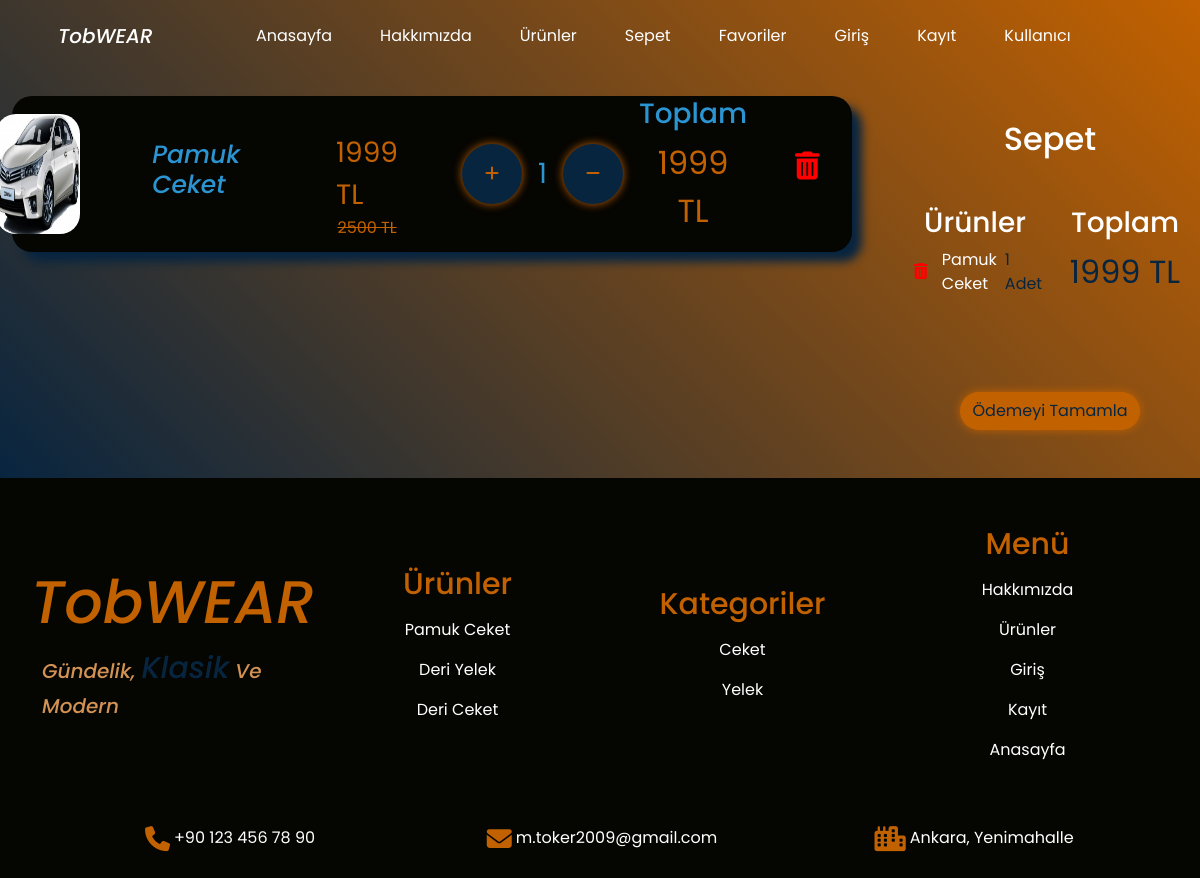
The page /shoppingcard/ (signed in) on the database its author committed.
### shop/models.py (models this page shows, shortened)
class OrderItem(models.Model):
    product = models.ForeignKey(Product,null=False,blank=False,on_delete=models.CASCADE,verbose_name="Ürün")
    color = models.ForeignKey(ProductColor,null=False,blank=False,on_delete=models.CASCADE,verbose_name="Ürün Rengi")
    size = models.ForeignKey(ProductSize,null=False,blank=False,on_delete=models.CASCADE,verbose_name="Ürün Bedeni")
    amount = models.IntegerField(null=False,blank=False,verbose_name="Ürün Adeti")
    date = models.DateTimeField(auto_now_add=True,null=False,blank=False,verbose_name="Ürün Eklenme Tarihi")
    def totalprice(self):
        if self.product.discounted:
            total = self.product.discounted * self.amount
        else:
            total = self.product.price * self.amount
        return total

class Product(models.Model):
    name = models.CharField(max_length=100,null=False,blank=False,verbose_name="Ürün İsmi")
    price = models.IntegerField(null=False,blank=False,verbose_name="Fiyat")
    discounted = models.IntegerField(null=False,blank=False,verbose_name="İndirimli Fiyat")
    features = models.ManyToManyField(ProductFeatures,null=True,blank=True,verbose_name="Ürün Özellikleri")
    colors = models.ManyToManyField(ProductColor,null=True,blank=True,verbose_name="Ürün Renkleri")
    sizes = models.ManyToManyField(ProductSize,null=False,blank=False,verbose_name="Ürün Bedenleri")
    images = models.ManyToManyField(ProductImage,null=False,blank=False,verbose_name="Resimler")
    description = models.TextField(null=True,blank=True)
    category = models.ForeignKey(ProductCategory,null=False,blank=False,verbose_name="Kategori",on_delete=models.CASCADE)
    slug = models.SlugField(null=False,blank=True,unique=True,db_index=True,verbose_name="URL")

class ProductImage(models.Model):
    images = models.ImageField(upload_to='images/')

class ShoppingCard(models.Model):
    orders = models.ManyToManyField(OrderItem,null=False,blank=False,verbose_name="Ürünler")
    customer = models.ForeignKey(settings.AUTH_USER_MODEL,null=False,blank=False,verbose_name="Müşteri",on_delete=models.CASCADE)
    date = models.DateTimeField(auto_now_add=True,null=False,blank=False,verbose_name="Sepet Oluşturulma Tarihi")
    ordered = models.BooleanField(default=False,null=False,blank=False,verbose_name="Sipariş Edilme Durumu")
    def totalpricecard(self):
        return sum(order.totalprice() for order in self.orders.all())

class ProductCategory(models.Model):
    name = models.CharField(max_length=100,null=False,blank=False,verbose_name="Kategori İsmi")

### shop/views.py (the view, shortened to what this page needs)
# urls.py: path('shoppingcard/',views.shoppingcart,name="shoppingcard"),
def shoppingcart(request):
    if not request.user.is_authenticated:
        print("Bu İşlemi Gerçekleştirebilmek İçin Önce Oturum Açmalısınız")
        return HttpResponse(status=401)
    footerproducts = Product.objects.filter()[:5]
    footercategorys = ProductCategory.objects.filter()[:5]
    if ShoppingCard.objects.filter(customer=request.user,ordered=False):
        shoppingcard = ShoppingCard.objects.get(customer=request.user,ordered=False)
        context = {
            "shoppingcard": shoppingcard,
            "footerproducts": footerproducts,
            "footercategorys": footercategorys
        }
    else:
        context = {
            "shoppingcard": None,
            "footerproducts": footerproducts,
            "footercategorys": footercategorys
        }
    return render(request,"shoppingcart.html",context)

### templates/shoppingcart.html (shortened to what this page needs)
<!DOCTYPE html>
<html lang="en">
{% load static %}
<head>
    <link rel="stylesheet" href="{% static 'css/bootstrap.min.css' %}">
    <link rel="stylesheet" href="{% static 'css/style.css' %}">
    <link rel="stylesheet" href="https://cdnjs.cloudflare.com/ajax/libs/font-awesome/6.4.0/css/all.min.css">
</head>
<body>
    <div class="container-fluid" id="shoppingcard-container">
        <nav class="navbar navbar-expand-lg py-3">
            <div class="container justify-content-center">
                <a class="navbar-brand text-white mx-3 navbar-title" href="/">TobWEAR</a>
                <div class="collapse navbar-collapse justify-content-center" id="navbarNav">
                    <ul class="navbar-nav">
                        <li class="nav-item mx-3">
                            <a class="nav-link text-white navbar-text" href="/">Anasayfa</a>
                        </li>
                        <li class="nav-item mx-3">
                            <a class="nav-link text-white navbar-text" href="{% url 'about' %}">Hakkımızda</a>
                        </li>
                        <li class="nav-item mx-3">
                            <a class="nav-link text-white navbar-text" href="{% url 'products' %}">Ürünler</a>
                        </li>
                        <li class="nav-item mx-3">
                            <a class="nav-link text-white navbar-text" href="{% url 'shoppingcard' %}">Sepet</a>
                        </li>
                        <li class="nav-item mx-3">
                            <a class="nav-link text-white navbar-text" href="{% url 'favorites' %}">Favoriler</a>
                        </li>
                        <li class="nav-item mx-3">
                            <a class="nav-link text-white navbar-text" href="{% url 'login' %}">Giriş</a>
                        </li>
                        <li class="nav-item mx-3">
                            <a class="nav-link text-white navbar-text" href="{% url 'register' %}">Kayıt</a>
                        </li>
                        <li class="nav-item mx-3">
                            <a class="nav-link text-white navbar-text" href="{% url 'updateuser' %}">Kullanıcı</a>
                        </li>
                    </ul>
                </div>
            </div>
        </nav>
        {% if shoppingcard.orders.all %}
        <div class="row" id="shoppingcard-row">
            <div class="col-md-9 d-flex flex-column justify-content-start pe-md-5" id="product-info">
            {% for order in shoppingcard.orders.all %}
                <div class="card d-flex flex-md-row justify-content-center align-items-center my-4 mx-auto text-white product-info-card" data-order-id="{{ order.id }}">
                    <img src="{{ order.product.images.first.images.url }}" class="product-info-image me-md-4">
                    <h2 class="px-5 pt-4 pt-md-0 product-info-h2" style="color: #2b94d1; font-family: 'Poppins', sans-serif; font-weight: 500; font-style: italic;">{{ order.product.name }}</h2>
                    <div class="d-flex flex-column px-5">
                        <p class="product-info-paragraph fs-3 pt-4 mb-0" style="color: #c26100;">{{ order.product.discounted }} TL</p>
                        <span class="product-info-span text-center" style="color: #c26100;">{{ order.product.price }} TL</span>
                    </div>
                    <div class="d-flex justify-content-center align-items-center my-4">
                        <button class="orderplus-button mx-3 p-3"><i class="fa-solid fa-plus" style="color: #c26100;"></i></button>
                        <p class="product-info-paragraph fs-3 mt-3" style="color: #2b94d1;" id="orderproduct-quantity">{{ order.amount }}</p>
                        <button class="orderminus-button mx-3 p-3"><i class="fa-solid fa-minus" style="color: #c26100;"></i></button>
                    </div>
                    <div class="d-flex flex-column mx-auto">
                        <h3 class="product-info-totaltitle text-center" style="color: #2b94d1;">Toplam</h3>
                        <p class="product-info-paragraph fs-2 text-center" style="color: #c26100;">{{ order.totalprice }} TL</p>
                    </div>
                    <button class="product-info-trash px-5" name="orderdelete" value="{{ order.id }}"><i class="fa-solid fa-trash-can fs-3 mb-3" style="color: red;"></i></button>
                </div>
            {% endfor %}
            </div>
            <div class="col-md-3" id="payment-info">
                <h2 class="text-center text-white my-5">Sepet</h2>
                <div class="row d-flex">
                    <div class="col-md-6">
                        <h3 class="text-center text-white">Ürünler</h3>
                        <ul class="text-white mb-5" style="list-style: none; padding: 0; margin: 0;">
                        {% for order in shoppingcard.orders.all %}
                            <li class="d-flex align-items-center justify-content-center">
                                <button class="basket-info-delete" name="orderdelete" value="{{ order.id }}"><i class="fa-solid fa-trash-can fs-6 pe-2" style="color: red;"></i></button>
                                {{ order.product.name }}<span class="ps-2 product-payment-span">{{ order.amount }} Adet</span></li>
                        {% endfor %}
                        </ul>
                    </div>
                    <div class="col-md-6">
                        <h3 class="text-center text-white">Toplam</h3>
                        <p class="text-center fs-2 product-payment-paragraph">{{ shoppingcard.totalpricecard }} TL</p>
                    </div>
                </div>
                <div class="payment-button d-flex justify-content-center my-5">
                    <form action="{% url 'payment' %}" method="post">
                        <button class="btn" id="product-payment-button" name="payment">Ödemeyi Tamamla</button>
                    </form>
                </div>
            </div>
        </div>
        {% endif %}
    </div>
    <footer>
        <div class="container py-5" id="footer-container">
            <div class="row">
                <div class="col-md-3 d-flex flex-column justify-content-center align-items-center">
                    <h1 class="text-center footer-brand-title">TobWEAR</h1>
                    <p id="footer-brand-paragraph">Gündelik, <span id="footer-brand-span">Klasik</span> Ve Modern</p>
                </div>
                <div class="col-md-3 d-flex flex-column justify-content-center align-items-center">
                    <h2 class="text-center pb-2" id="footer-products-title">Ürünler</h2>
                    {% for product in footerproducts %}
                    <a href="{% url 'productdetail' product.slug %}" class="footer-products-a"><p class="footer-products text-white">{{ product.name }}</p></a>
                    {% endfor %}
                </div>
                <div class="col-md-3 d-flex flex-column justify-content-center align-items-center">
                    <h2 class="text-center pb-2" id="footer-products-title">Kategoriler</h2>
                    {% for category in footercategorys %}
                    <a href="{% url 'categorydetail' category.name %}" class="footer-products-a"><p class="footer-products text-white">{{ category.name }}</p></a>
                    {% endfor %}
                </div>
                <div class="col-md-3 d-flex flex-column justify-content-center align-items-center">
                    <h2 class="text-center pb-2" id="footer-products-title">Menü</h2>
                    <a href="{% url 'about' %}" class="footer-products-a"><p class="footer-products text-white">Hakkımızda</p></a>
                    <a href="{% url 'products' %}" class="footer-products-a"><p class="footer-products text-white">Ürünler</p></a>
                    <a href="{% url 'login' %}" class="footer-products-a"><p class="footer-products text-white">Giriş</p></a>
                    <a href="{% url 'register' %}" class="footer-products-a"><p class="footer-products text-white">Kayıt</p></a>
                    <a href="{% url 'index' %}" class="footer-products-a"><p class="footer-products text-white">Anasayfa</p></a>
                </div>
            </div>
            <div class="row mt-5">
                <div class="footer-contact d-flex flex-column flex-md-row justify-content-center align-items-center">
                    <div class="col-md-4 pb-3">
                        <span class="text-white d-flex justify-content-center"><i
                                class="fa-solid fa-phone contact-icon px-1"></i> +90 123 456 78 90 </span>
                    </div>
                    <div class="col-md-4 pb-3">
                        <span class="text-white d-flex justify-content-center"><i
                                class="fa-solid fa-envelope contact-icon px-1"></i> m.toker2009@gmail.com</span>
                    </div>
                    <div class="col-md-4 pb-3">
                        <span class="text-white d-flex justify-content-center"><i
                                class="fa-solid fa-city contact-icon px-1"></i> Ankara, Yenimahalle</span>
                    </div>
                </div>
            </div>
        </div>
    </footer>
</body>
</html>

### static/css/style.css (style rules this page uses)
:root { --custom-black : #12161b; --custom-blue : #124460; --custom-dark-blue : #082540; --custom-dark-green : #3b4704; --custom-brown : #3d0d04; --custom-orange : #c26100; --custom-orange-sup : #d29254; }
body { font-family: 'Poppins', 'Outfit', 'Ubuntu', sans-serif; background-color: #050502; }
.contact-icon { color: #c26100; font-size: 25px; }
#footer-brand-paragraph { font-size: 20px; font-family: 'Poppins', sans-serif; font-weight: 500; font-style: italic; color: var(--custom-orange-sup); }
#footer-brand-span { font-size: 30px; font-family: 'Poppins', sans-serif; font-weight: 500; font-style: italic; color: var(--custom-dark-blue); }
.footer-brand-title { font-size: 60px; font-family: 'Poppins', sans-serif; font-weight: 500; font-style: italic; color: var(--custom-orange); }
#footer-products-title { color: var(--custom-orange); font-size: 30px; }
.footer-products { transition: all 0.3s ease; }
.footer-products::after { content: ""; position: absolute; bottom: -3px; right: 0; width: 0; height: 2px; background-color: #fff; transition: width 0.4s ease; }
.footer-products-a { text-decoration: none; }
.navbar-title { font-family: 'Poppins', sans-serif; font-weight: 500; font-style: italic; transition: all 0.3s ease; }
.navbar-title::after { content: ""; position: absolute; bottom: -1px; right: 0; width: 0; height: 2px; background-color: var(--custom-orange); transition: width 0.4s ease; }
.navbar-text { transition: all 0.3s ease; }
.navbar-text::after { content: ""; position: absolute; bottom: -1px; right: 0; width: 0; height: 2px; background-color: var(--custom-orange); transition: width 0.4s ease; }
#shoppingcard-container { background: linear-gradient(45deg, #082540, #c26100); }
#payment-info { border-top-right-radius: 20px; border-bottom-right-radius: 20px; }
#product-info { border-top-left-radius: 20px; border-bottom-left-radius: 20px; }
.product-info-image { width: 10%; min-height: 120px; height: auto; border-radius: 20px; }
.product-info-card { border-radius: 20px; background-color: #050502; box-shadow: 10px 10px 10px #082540; min-width: 100%; }
.product-info-span { text-decoration: line-through; }
.orderplus-button { border-radius: 50%; border: 2px solid var(--custom-dark-blue); background-color: var(--custom-dark-blue); transition: all 0.3s ease; width: 60px; height: 60px; box-shadow: 0 0 10px var(--custom-orange); }
.orderminus-button { border-radius: 50%; border: 2px solid var(--custom-dark-blue); background-color: var(--custom-dark-blue); transition: all 0.3s ease; width: 60px; height: 60px; box-shadow: 0 0 10px var(--custom-orange); }
.product-info-trash { border: 0px; background: none; }
#product-payment-button { background-color: var(--custom-orange); color: #082540; border-radius: 20px; box-shadow: 0 0 10px var(--custom-orange); transition: all 0.3s ease; }
.product-payment-span { color: var(--custom-dark-blue); }
.product-payment-paragraph { color: var(--custom-dark-blue); }
.basket-info-delete { background: none; border: none; }

### rows shown on the page
OrderItem: product.images.first.images (picture), product.name "Pamuk Ceket", product.discounted "1999", product.price "2500", amount "1", totalprice "1999", {{ order.id }} 57 (drawn)
ShoppingCard: totalpricecard "1999"
Product: name "Pamuk Ceket"
Product: name "Deri Yelek"
Product: name "Deri Ceket"
ProductCategory: name "Ceket"
ProductCategory: name "Yelek"
